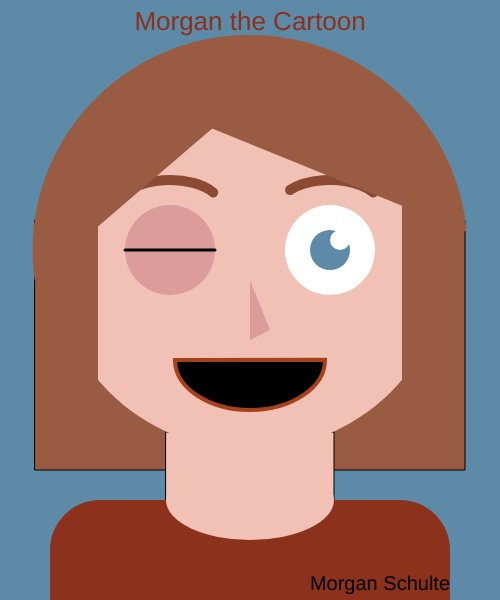
Frame 1 (no input)
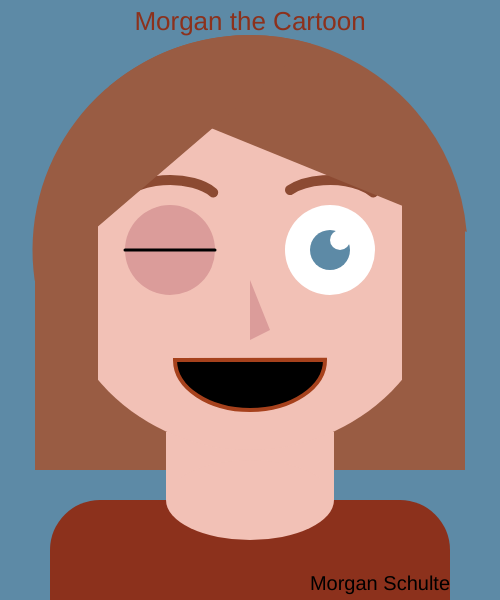
Frame 60 (no input)
Frame 120 (the mouse pressed at the canvas centre since frame 60): identical to frame 60, image omitted

The p5.js sketch that drew these frames (run headless with seeded random() and noise() and a simulated clock; from frame 60 on, the mouse is pressed at the canvas centre):

// p5.js sketch
// ── sketch.js
//color pallette: hair '#A36133', brows '#8C4A32', light skin '#F2C1B6', dark skin '#DB9C9A', blue '#5D8AA6', light orange '#BF7E45', orange '#A6411C', dark red '#8C311C'

function setup()
{
  createCanvas(500,600);
}
function draw()
{
  background(93, 138, 166);

//Title
fill('#8C311C');
textSize(26);
textAlign(CENTER)
text('Morgan the Cartoon',250,30);

//behind hair

fill('#995C43');
rect(35,220,430,250);

//neck
fill('#F2C1B6')
rect(166,432,168,168);

//head
noStroke();
fill('#F2C1B6');
ellipse(250,250,400,400);

//shoulders
fill('#8C311C');
rect(50,500,400,100,50,50,0,0); //(positionx,positiony,w,h,topleftradius,toprightradius,bottumrightr,bottumleftr)

//collar/bottum of neck
fill('#F2C1B6');
ellipse(250,500,168,80); //that looks gooood

//right eye
ellipseMode(RADIUS);
noStroke();
fill(255);
ellipse(330, 250, 45, 45); //outereye
ellipseMode(CENTER);
noStroke();
fill('#5D8AA6');
ellipse(330, 250, 40, 40); //pupil
fill(255);
ellipse(340,240,20,20,);//catchlight

//left eye
fill('#DB9C9A');
ellipse(170, 250, 90, 90); //eyelid
strokeWeight(3);
stroke('#000000')
line(125,250,215,250); //crease

//nose
noStroke();
fill('#DB9C9A');
triangle(250,340,250,280,270,330);

//mouth
strokeWeight(4);
stroke('#A6411C');
fill('#000000');
arc(250,360,150,100, 6.28, 3.14, CHORD); //deals in radians??? why?

//left eyebrow
stroke('#8C4A32');
strokeWeight(10);
noFill();
arc(170,205,100,50,3.4,6);

//right eyebrow
stroke('#8C4A32');
strokeWeight(10);
noFill();
arc(330,205,100,50,3.5,6);

//hair
noStroke();
fill('#995C43');
arc(250,250,435,430,4,6.2,CHORD); //rightbangs
arc(250,250,435,430,3,5,CHORD); //leftbangs
rect(38,220,60,200); //frontleft
rect(402,205,60,200); //frontright

//signature

fill('#000000');
textSize(20);
textAlign(RIGHT)
text('Morgan Schulte',450,590);




}
